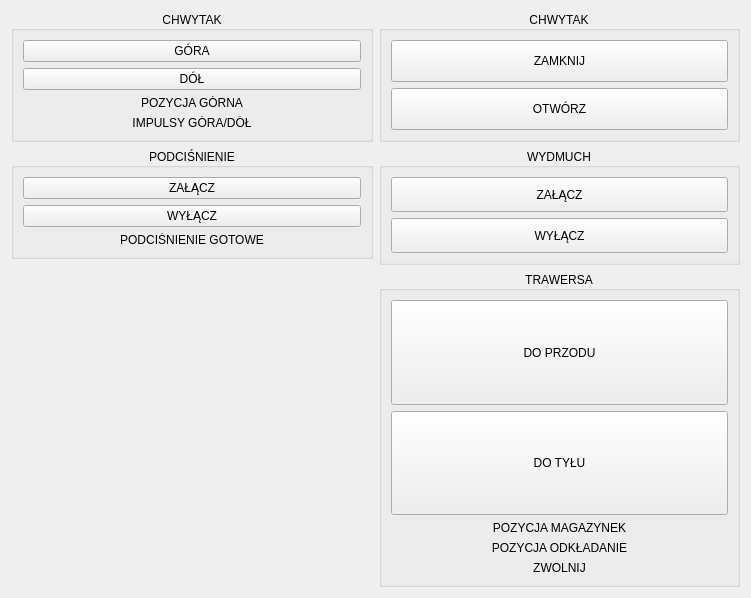
<?xml version="1.0" encoding="UTF-8"?>
<ui version="4.0">
 <class>Form</class>
 <widget class="QWidget" name="Form">
  <property name="geometry">
   <rect>
    <x>0</x>
    <y>0</y>
    <width>751</width>
    <height>598</height>
   </rect>
  </property>
  <property name="windowTitle">
   <string>Form</string>
  </property>
  <layout class="QGridLayout" name="gridLayout" rowstretch="0,0,0,0,2">
   <item row="0" column="0">
    <widget class="QGroupBox" name="groupBox_7">
     <property name="autoFillBackground">
      <bool>false</bool>
     </property>
     <property name="title">
      <string>CHWYTAK</string>
     </property>
     <property name="alignment">
      <set>Qt::AlignCenter</set>
     </property>
     <property name="flat">
      <bool>false</bool>
     </property>
     <property name="checkable">
      <bool>false</bool>
     </property>
     <layout class="QVBoxLayout" name="verticalLayout_12">
      <item>
       <layout class="QVBoxLayout" name="verticalLayout_13">
        <item>
         <widget class="QPushButton" name="pushButton_53">
          <property name="sizePolicy">
           <sizepolicy hsizetype="Minimum" vsizetype="Minimum">
            <horstretch>0</horstretch>
            <verstretch>0</verstretch>
           </sizepolicy>
          </property>
          <property name="whatsThis">
           <string>DB100.DBX15.0 toggle</string>
          </property>
          <property name="text">
           <string>GÓRA</string>
          </property>
          <property name="icon">
           <iconset>
            <normaloff>img/led_green_off.svg</normaloff>
            <normalon>img/led_green_on.svg</normalon>img/led_green_off.svg</iconset>
          </property>
          <property name="checkable">
           <bool>true</bool>
          </property>
          <property name="checked">
           <bool>false</bool>
          </property>
          <property name="autoRepeat">
           <bool>false</bool>
          </property>
          <property name="flat">
           <bool>false</bool>
          </property>
         </widget>
        </item>
        <item>
         <widget class="QPushButton" name="pushButton_54">
          <property name="sizePolicy">
           <sizepolicy hsizetype="Minimum" vsizetype="Minimum">
            <horstretch>0</horstretch>
            <verstretch>0</verstretch>
           </sizepolicy>
          </property>
          <property name="whatsThis">
           <string>DB100.DBX15.1 toggle</string>
          </property>
          <property name="text">
           <string>DÓŁ</string>
          </property>
          <property name="icon">
           <iconset>
            <normaloff>img/led_green_off.svg</normaloff>
            <normalon>img/led_green_on.svg</normalon>img/led_green_off.svg</iconset>
          </property>
          <property name="checkable">
           <bool>true</bool>
          </property>
          <property name="checked">
           <bool>false</bool>
          </property>
          <property name="autoRepeat">
           <bool>false</bool>
          </property>
          <property name="flat">
           <bool>false</bool>
          </property>
         </widget>
        </item>
        <item>
         <widget class="QPushButton" name="pushButton_42">
          <property name="enabled">
           <bool>true</bool>
          </property>
          <property name="whatsThis">
           <string>db100.dbx17.2</string>
          </property>
          <property name="styleSheet">
           <string notr="true">border: None</string>
          </property>
          <property name="text">
           <string>POZYCJA GÓRNA</string>
          </property>
          <property name="icon">
           <iconset>
            <normaloff>img/led_green_off.svg</normaloff>
            <normalon>img/led_green_on.svg</normalon>img/led_green_off.svg</iconset>
          </property>
          <property name="iconSize">
           <size>
            <width>15</width>
            <height>15</height>
           </size>
          </property>
          <property name="checkable">
           <bool>true</bool>
          </property>
          <property name="default">
           <bool>false</bool>
          </property>
          <property name="flat">
           <bool>true</bool>
          </property>
         </widget>
        </item>
        <item>
         <widget class="QPushButton" name="pushButton_46">
          <property name="enabled">
           <bool>true</bool>
          </property>
          <property name="whatsThis">
           <string>db100.dbx17.3</string>
          </property>
          <property name="styleSheet">
           <string notr="true">border: None</string>
          </property>
          <property name="text">
           <string>IMPULSY GÓRA/DÓŁ</string>
          </property>
          <property name="icon">
           <iconset>
            <normaloff>img/led_green_off.svg</normaloff>
            <normalon>img/led_green_on.svg</normalon>img/led_green_off.svg</iconset>
          </property>
          <property name="iconSize">
           <size>
            <width>15</width>
            <height>15</height>
           </size>
          </property>
          <property name="checkable">
           <bool>true</bool>
          </property>
          <property name="default">
           <bool>false</bool>
          </property>
          <property name="flat">
           <bool>true</bool>
          </property>
         </widget>
        </item>
       </layout>
      </item>
     </layout>
    </widget>
   </item>
   <item row="0" column="1">
    <widget class="QGroupBox" name="groupBox_9">
     <property name="autoFillBackground">
      <bool>false</bool>
     </property>
     <property name="title">
      <string>CHWYTAK</string>
     </property>
     <property name="alignment">
      <set>Qt::AlignCenter</set>
     </property>
     <property name="flat">
      <bool>false</bool>
     </property>
     <property name="checkable">
      <bool>false</bool>
     </property>
     <layout class="QVBoxLayout" name="verticalLayout_16">
      <item>
       <layout class="QVBoxLayout" name="verticalLayout_17">
        <item>
         <widget class="QPushButton" name="pushButton_57">
          <property name="sizePolicy">
           <sizepolicy hsizetype="Minimum" vsizetype="Minimum">
            <horstretch>0</horstretch>
            <verstretch>0</verstretch>
           </sizepolicy>
          </property>
          <property name="whatsThis">
           <string>DB100.DBX15.4 toggle</string>
          </property>
          <property name="text">
           <string>ZAMKNIJ</string>
          </property>
          <property name="icon">
           <iconset>
            <normaloff>img/led_green_off.svg</normaloff>
            <normalon>img/led_green_on.svg</normalon>img/led_green_off.svg</iconset>
          </property>
          <property name="checkable">
           <bool>true</bool>
          </property>
          <property name="checked">
           <bool>false</bool>
          </property>
          <property name="autoRepeat">
           <bool>false</bool>
          </property>
          <property name="flat">
           <bool>false</bool>
          </property>
         </widget>
        </item>
        <item>
         <widget class="QPushButton" name="pushButton_58">
          <property name="sizePolicy">
           <sizepolicy hsizetype="Minimum" vsizetype="Minimum">
            <horstretch>0</horstretch>
            <verstretch>0</verstretch>
           </sizepolicy>
          </property>
          <property name="whatsThis">
           <string>DB100.DBX15.5 toggle</string>
          </property>
          <property name="text">
           <string>OTWÓRZ</string>
          </property>
          <property name="icon">
           <iconset>
            <normaloff>img/led_green_off.svg</normaloff>
            <normalon>img/led_green_on.svg</normalon>img/led_green_off.svg</iconset>
          </property>
          <property name="checkable">
           <bool>true</bool>
          </property>
          <property name="checked">
           <bool>false</bool>
          </property>
          <property name="autoRepeat">
           <bool>false</bool>
          </property>
          <property name="flat">
           <bool>false</bool>
          </property>
         </widget>
        </item>
       </layout>
      </item>
     </layout>
    </widget>
   </item>
   <item row="2" column="1" rowspan="2">
    <widget class="QGroupBox" name="groupBox_10">
     <property name="autoFillBackground">
      <bool>false</bool>
     </property>
     <property name="title">
      <string>WYDMUCH</string>
     </property>
     <property name="alignment">
      <set>Qt::AlignCenter</set>
     </property>
     <property name="flat">
      <bool>false</bool>
     </property>
     <property name="checkable">
      <bool>false</bool>
     </property>
     <layout class="QVBoxLayout" name="verticalLayout_18">
      <item>
       <layout class="QVBoxLayout" name="verticalLayout_19">
        <item>
         <widget class="QPushButton" name="pushButton_59">
          <property name="sizePolicy">
           <sizepolicy hsizetype="Minimum" vsizetype="Minimum">
            <horstretch>0</horstretch>
            <verstretch>0</verstretch>
           </sizepolicy>
          </property>
          <property name="whatsThis">
           <string>DB100.DBX15.2 toggle</string>
          </property>
          <property name="text">
           <string>ZAŁĄCZ</string>
          </property>
          <property name="icon">
           <iconset>
            <normaloff>img/led_green_off.svg</normaloff>
            <normalon>img/led_green_on.svg</normalon>img/led_green_off.svg</iconset>
          </property>
          <property name="checkable">
           <bool>true</bool>
          </property>
          <property name="checked">
           <bool>false</bool>
          </property>
          <property name="autoRepeat">
           <bool>false</bool>
          </property>
          <property name="flat">
           <bool>false</bool>
          </property>
         </widget>
        </item>
        <item>
         <widget class="QPushButton" name="pushButton_60">
          <property name="sizePolicy">
           <sizepolicy hsizetype="Minimum" vsizetype="Minimum">
            <horstretch>0</horstretch>
            <verstretch>0</verstretch>
           </sizepolicy>
          </property>
          <property name="whatsThis">
           <string>DB100.DBX15.3 toggle</string>
          </property>
          <property name="text">
           <string>WYŁĄCZ</string>
          </property>
          <property name="icon">
           <iconset>
            <normaloff>img/led_green_off.svg</normaloff>
            <normalon>img/led_green_on.svg</normalon>img/led_green_off.svg</iconset>
          </property>
          <property name="checkable">
           <bool>true</bool>
          </property>
          <property name="checked">
           <bool>false</bool>
          </property>
          <property name="autoRepeat">
           <bool>false</bool>
          </property>
          <property name="flat">
           <bool>false</bool>
          </property>
         </widget>
        </item>
       </layout>
      </item>
     </layout>
    </widget>
   </item>
   <item row="2" column="0">
    <widget class="QGroupBox" name="groupBox_8">
     <property name="autoFillBackground">
      <bool>false</bool>
     </property>
     <property name="title">
      <string>PODCIŚNIENIE</string>
     </property>
     <property name="alignment">
      <set>Qt::AlignCenter</set>
     </property>
     <property name="flat">
      <bool>false</bool>
     </property>
     <property name="checkable">
      <bool>false</bool>
     </property>
     <layout class="QVBoxLayout" name="verticalLayout_14">
      <item>
       <layout class="QVBoxLayout" name="verticalLayout_15">
        <item>
         <widget class="QPushButton" name="pushButton_55">
          <property name="sizePolicy">
           <sizepolicy hsizetype="Minimum" vsizetype="Minimum">
            <horstretch>0</horstretch>
            <verstretch>0</verstretch>
           </sizepolicy>
          </property>
          <property name="whatsThis">
           <string>DB100.DBX15.6 toggle</string>
          </property>
          <property name="text">
           <string>ZAŁĄCZ</string>
          </property>
          <property name="icon">
           <iconset>
            <normaloff>img/led_green_off.svg</normaloff>
            <normalon>img/led_green_on.svg</normalon>img/led_green_off.svg</iconset>
          </property>
          <property name="checkable">
           <bool>true</bool>
          </property>
          <property name="checked">
           <bool>false</bool>
          </property>
          <property name="autoRepeat">
           <bool>false</bool>
          </property>
          <property name="flat">
           <bool>false</bool>
          </property>
         </widget>
        </item>
        <item>
         <widget class="QPushButton" name="pushButton_56">
          <property name="sizePolicy">
           <sizepolicy hsizetype="Minimum" vsizetype="Minimum">
            <horstretch>0</horstretch>
            <verstretch>0</verstretch>
           </sizepolicy>
          </property>
          <property name="whatsThis">
           <string>DB100.DBX15.7 toggle</string>
          </property>
          <property name="text">
           <string>WYŁĄCZ</string>
          </property>
          <property name="icon">
           <iconset>
            <normaloff>img/led_green_off.svg</normaloff>
            <normalon>img/led_green_on.svg</normalon>img/led_green_off.svg</iconset>
          </property>
          <property name="checkable">
           <bool>true</bool>
          </property>
          <property name="checked">
           <bool>false</bool>
          </property>
          <property name="autoRepeat">
           <bool>false</bool>
          </property>
          <property name="flat">
           <bool>false</bool>
          </property>
         </widget>
        </item>
        <item>
         <widget class="QPushButton" name="pushButton_43">
          <property name="enabled">
           <bool>true</bool>
          </property>
          <property name="whatsThis">
           <string>db100.dbx17.4</string>
          </property>
          <property name="styleSheet">
           <string notr="true">border: None</string>
          </property>
          <property name="text">
           <string>PODCIŚNIENIE GOTOWE</string>
          </property>
          <property name="icon">
           <iconset>
            <normaloff>img/led_green_off.svg</normaloff>
            <normalon>img/led_green_on.svg</normalon>img/led_green_off.svg</iconset>
          </property>
          <property name="iconSize">
           <size>
            <width>15</width>
            <height>15</height>
           </size>
          </property>
          <property name="checkable">
           <bool>true</bool>
          </property>
          <property name="default">
           <bool>false</bool>
          </property>
          <property name="flat">
           <bool>true</bool>
          </property>
         </widget>
        </item>
       </layout>
      </item>
     </layout>
    </widget>
   </item>
   <item row="4" column="1">
    <widget class="QGroupBox" name="groupBox_12">
     <property name="autoFillBackground">
      <bool>false</bool>
     </property>
     <property name="title">
      <string>TRAWERSA</string>
     </property>
     <property name="alignment">
      <set>Qt::AlignCenter</set>
     </property>
     <property name="flat">
      <bool>false</bool>
     </property>
     <property name="checkable">
      <bool>false</bool>
     </property>
     <layout class="QVBoxLayout" name="verticalLayout_22">
      <item>
       <layout class="QVBoxLayout" name="verticalLayout_23">
        <item>
         <widget class="QPushButton" name="pushButton_63">
          <property name="sizePolicy">
           <sizepolicy hsizetype="Minimum" vsizetype="Minimum">
            <horstretch>0</horstretch>
            <verstretch>0</verstretch>
           </sizepolicy>
          </property>
          <property name="whatsThis">
           <string>DB100.DBX16.0 toggle</string>
          </property>
          <property name="text">
           <string>DO PRZODU</string>
          </property>
          <property name="icon">
           <iconset>
            <normaloff>img/led_green_off.svg</normaloff>
            <normalon>img/led_green_on.svg</normalon>img/led_green_off.svg</iconset>
          </property>
          <property name="checkable">
           <bool>true</bool>
          </property>
          <property name="checked">
           <bool>false</bool>
          </property>
          <property name="autoRepeat">
           <bool>false</bool>
          </property>
          <property name="flat">
           <bool>false</bool>
          </property>
         </widget>
        </item>
        <item>
         <widget class="QPushButton" name="pushButton_64">
          <property name="sizePolicy">
           <sizepolicy hsizetype="Minimum" vsizetype="Minimum">
            <horstretch>0</horstretch>
            <verstretch>0</verstretch>
           </sizepolicy>
          </property>
          <property name="whatsThis">
           <string>DB100.DBX16.1 toggle</string>
          </property>
          <property name="text">
           <string>DO TYŁU</string>
          </property>
          <property name="icon">
           <iconset>
            <normaloff>img/led_green_off.svg</normaloff>
            <normalon>img/led_green_on.svg</normalon>img/led_green_off.svg</iconset>
          </property>
          <property name="checkable">
           <bool>true</bool>
          </property>
          <property name="checked">
           <bool>false</bool>
          </property>
          <property name="autoRepeat">
           <bool>false</bool>
          </property>
          <property name="flat">
           <bool>false</bool>
          </property>
         </widget>
        </item>
        <item>
         <widget class="QPushButton" name="pushButton_47">
          <property name="enabled">
           <bool>true</bool>
          </property>
          <property name="whatsThis">
           <string>db100.dbx17.1</string>
          </property>
          <property name="styleSheet">
           <string notr="true">border: None</string>
          </property>
          <property name="text">
           <string>POZYCJA MAGAZYNEK</string>
          </property>
          <property name="icon">
           <iconset>
            <normaloff>img/led_green_off.svg</normaloff>
            <normalon>img/led_green_on.svg</normalon>img/led_green_off.svg</iconset>
          </property>
          <property name="iconSize">
           <size>
            <width>15</width>
            <height>15</height>
           </size>
          </property>
          <property name="checkable">
           <bool>true</bool>
          </property>
          <property name="default">
           <bool>false</bool>
          </property>
          <property name="flat">
           <bool>true</bool>
          </property>
         </widget>
        </item>
        <item>
         <widget class="QPushButton" name="pushButton_48">
          <property name="enabled">
           <bool>true</bool>
          </property>
          <property name="whatsThis">
           <string>db100.dbx17.0</string>
          </property>
          <property name="styleSheet">
           <string notr="true">border: None</string>
          </property>
          <property name="text">
           <string>POZYCJA ODKŁADANIE</string>
          </property>
          <property name="icon">
           <iconset>
            <normaloff>img/led_green_off.svg</normaloff>
            <normalon>img/led_green_on.svg</normalon>img/led_green_off.svg</iconset>
          </property>
          <property name="iconSize">
           <size>
            <width>15</width>
            <height>15</height>
           </size>
          </property>
          <property name="checkable">
           <bool>true</bool>
          </property>
          <property name="default">
           <bool>false</bool>
          </property>
          <property name="flat">
           <bool>true</bool>
          </property>
         </widget>
        </item>
        <item>
         <widget class="QPushButton" name="pushButton_49">
          <property name="enabled">
           <bool>true</bool>
          </property>
          <property name="whatsThis">
           <string>db100.dbx17.5</string>
          </property>
          <property name="styleSheet">
           <string notr="true">border: None</string>
          </property>
          <property name="text">
           <string>ZWOLNIJ</string>
          </property>
          <property name="icon">
           <iconset>
            <normaloff>img/led_green_off.svg</normaloff>
            <normalon>img/led_green_on.svg</normalon>img/led_green_off.svg</iconset>
          </property>
          <property name="iconSize">
           <size>
            <width>15</width>
            <height>15</height>
           </size>
          </property>
          <property name="checkable">
           <bool>true</bool>
          </property>
          <property name="default">
           <bool>false</bool>
          </property>
          <property name="flat">
           <bool>true</bool>
          </property>
         </widget>
        </item>
       </layout>
      </item>
     </layout>
    </widget>
   </item>
  </layout>
 </widget>
 <resources/>
 <connections/>
</ui>
